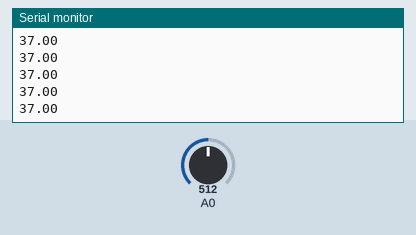
A sketch run on a simulated Arduino Uno, built with avr-gcc and run on an emulated ATmega328P. On the bench: the last lines printed to the serial monitor. The inputs (shaded band) are chosen by the test bench; at power-on: A0 = 512.

Above: at 1.2 s.
1.3 s: A0 set to 716
At 1.32 s:
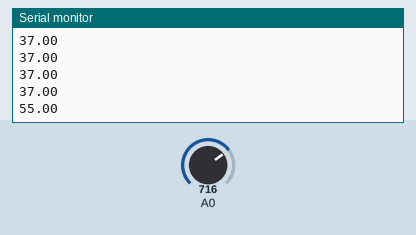
2.8 s: A0 set to 900
At 2.82 s:
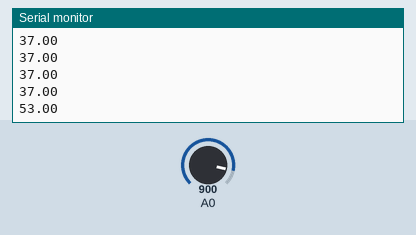
Timing chart, 0 to 5.8 s (numbered marks = the images above; inputs shaded):
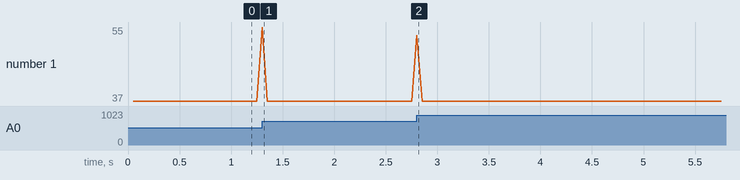

Measured:
- after the input at 1.3 s, the serial monitor: prints a new line at once (image 1)
- after the input at 2.8 s, the serial monitor: prints a new line at once (image 2)

The sketch:

MIC.ino
```cpp
const int sampleWindow = 50;
unsigned int sample;
void setup() {
   Serial.begin(9600);
}

void loop() {
   unsigned long startMillis= millis();
   float peakToPeak = 0;
   unsigned int signalMax = 0;
   unsigned int signalMin = 1024;

   while (millis() - startMillis < sampleWindow)
   {
      sample = analogRead(A0);
      if (sample < 1024)
      {
         if (sample > signalMax)
         {
            signalMax = sample;
         }
         else if (sample < signalMin)
         {
            signalMin = sample;
         }
      }
   }
   peakToPeak = signalMax - signalMin;
   float db = map(peakToPeak,20,900,38.5,120);
   Serial.println(db);
}
```
